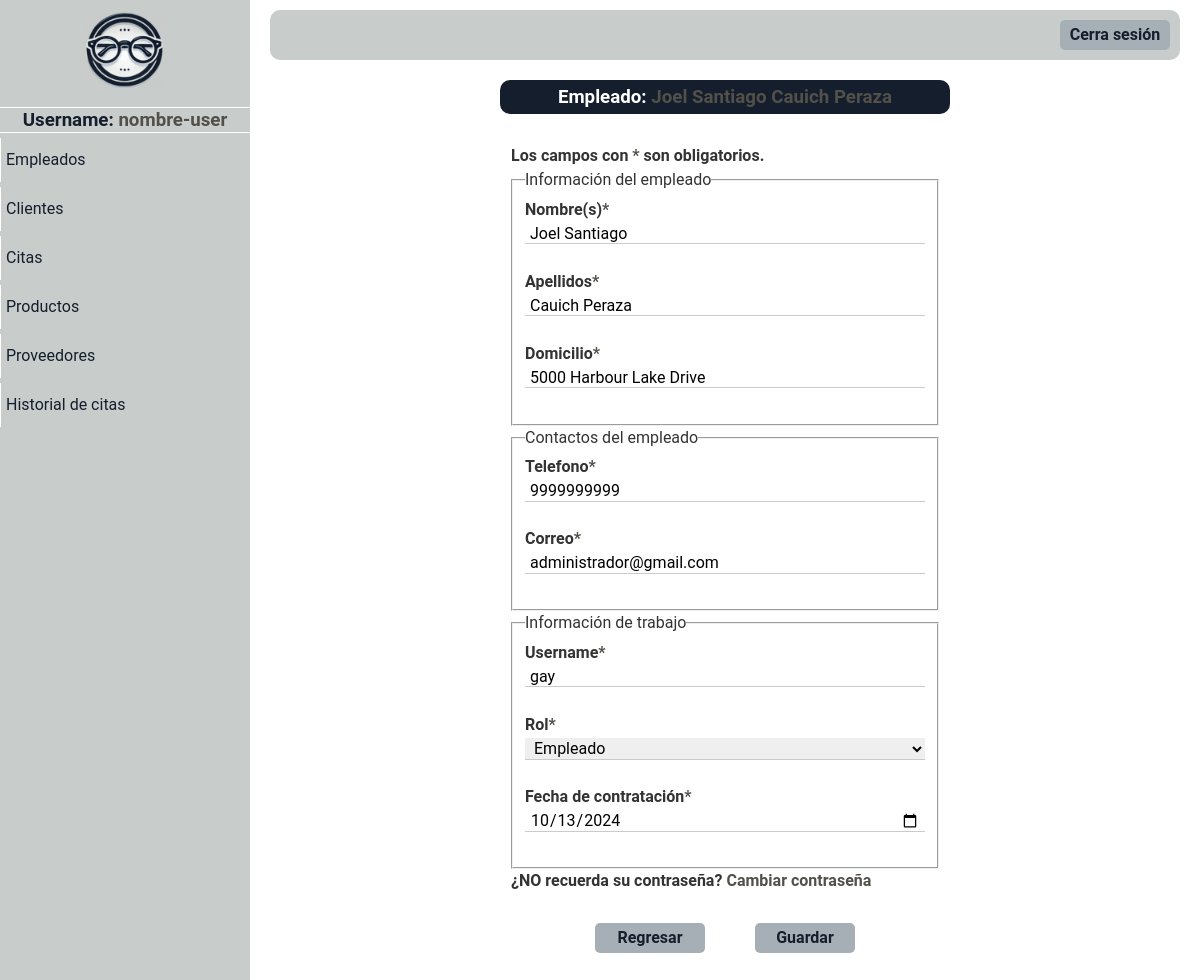
/paginas/editar_empleado.php?id=1, run on the app's committed database.
### tables this page shows
CREATE TABLE `empleados` (
  `id_empleado` int(10) NOT NULL,
  `nombres` varchar(100) DEFAULT NULL,
  `apellidos` varchar(100) DEFAULT NULL,
  `correo` varchar(100) DEFAULT NULL,
  `telefono` varchar(15) DEFAULT NULL,
  `direccion` varchar(255) DEFAULT NULL,
  `rol` varchar(50) DEFAULT NULL,
  `fecha_contratacion` date DEFAULT NULL,
  `usuario` varchar(50) DEFAULT NULL,
  `contrasena` varchar(255) DEFAULT NULL,
  `libre` varchar(100) DEFAULT NULL
);

### paginas/editar_empleado.php (the view, shortened to what this page needs)
<!DOCTYPE html>
<html lang="es">
<head>
</head>
<body>
    <?php
    include "menu_panel.php";
    require "../php/conexion.php";
    $id = $_GET['id'];
    $usuario = "SELECT * FROM empleados WHERE id_empleado = '$id'";
    $query = mysqli_query($conectar, $usuario);
    $info = $query->fetch_array();
    ?>
    <div class="nuevo-usuario main-content">
        <div class="titulo">
            <h3>Empleado: <span><?php echo $info['nombres'] . " " . $info['apellidos'] ?></span></h3>
        </div>
        <div class="content-info">
            <div class="content-edit formulario">
                <form action="/php/update_empleado.php" method="post">
                    <label for="">Los campos con <span>*</span> son obligatorios.</label><br>
                    <fieldset>
                        <legend>Información del empleado</legend>
                        <label for="">Nombre(s)<span>*</span></label><br>
                        <input value="<?php echo $info['nombres']; ?>" required name="nombres" type="text" placeholder="Ingrese el nombre"><br><br>
                        <label for="">Apellidos<span>*</span></label><br>
                        <input value="<?php echo $info['apellidos']; ?>" required name="apellidos" type="text" placeholder="Ingrese los apellidos"><br><br>
                        <label for="">Domicilio<span>*</span></label><br>
                        <input value="<?php echo $info['direccion']; ?>" required name="direccion" type="text" placeholder="Ingrese el domicilio"><br><br>
                    </fieldset>
                    <fieldset>
                        <legend>Contactos del empleado</legend>
                        <label for="">Telefono<span>*</span></label><br>
                        <input pattern="[0-9]{10}" maxlength="10" value="<?php echo $info['telefono']; ?>" required name="telefono" type="tel" placeholder="Ingresa el numero celular ej. 9999123456"><br><br>
                        <label for="">Correo<span>*</span></label><br>
                        <input value="<?php echo $info['correo']; ?>" required name="correo" type="email" placeholder="Ingrese el correo electronico"><br><br>
                    </fieldset>
                    <fieldset>
                        <legend>Información de trabajo</legend>
                        <label for="">Username<span>*</span></label><br>
                        <input value="<?php echo $info['usuario']; ?>" required name="username" type="text" placeholder="Ingrese el username"><br><br>
                        <label for="">Rol<span>*</span></label><br>
                        <select name="rol">
                            <option value="<?php echo $info['rol']; ?>"><?php echo $info['rol']; ?></option>
                        </select><br><br>
                        <label for="">Fecha de contratación<span>*</span></label><br>
                        <input value="<?php echo $info['fecha_contratacion']; ?>" required name="fecha" type="date" placeholder="Ingrese la fecha de contratación"><br><br>
                    </fieldset>
                    <label class="btn-resetear-contrasena" for="">¿NO recuerda su contraseña? <a href="#"> Cambiar contraseña</a></label><br>
                    <div class="opciones-btn opciones-btn-registrar">
                        <div class="btn">
                            <a href="./mostrar_empleados.php">Regresar</a>
                        </div>
                        <button class="btn-form">Guardar</button>
                    </div><br><br>
                </form>
            </div>
        </div>
    </div>
</body>
</html>

### css/style.css (style rules this page uses)
:root { --color0: #ffffff; --color1: #c8ccca; --color2: #151e2d; --color3: #a7afb6; --color4: #53504a; }
* { box-sizing: border-box; margin: 0; padding: 0; }
*, *::before, *::after { box-sizing: inherit; }
html { font-size: 62.5%; box-sizing: border-box; }
body { font-family: "Roboto"; font-size: 16px; line-height: 24px; color: #333; height: 100vh; }
.main-content { flex-grow: 1; padding: 10px 20px; margin-left: 250px; }
.btn { display: flex; cursor: pointer; width: 110px; height: 30px; background-color: var(--color3); justify-content: center; align-items: center; border-radius: 5px; font-weight: bold; }
.btn a { display: flex; color: var(--color2); text-decoration: none; height: 100%; width: 100%; justify-content: center; transition: 0.4s ease-out; align-items: center; }
.btn-form { width: 100px; height: 30px; cursor: pointer; transition: 0.4s ease-out; }
.formulario { padding: 10px 10px; }
.formulario input { border: none; border-bottom: var(--color1) solid 1px; outline: none; padding: 0 5px; width: 400px; }
.formulario select { border: none; border-bottom: var(--color1) solid 1px; outline: none; padding: 0 5px; width: 400px; }
.formulario button { background-color: var(--color3); border: none; border-radius: 5px; padding: 5px; color: var(--color2); font-weight: bold; }
.formulario label { font-weight: bold; }
.opciones-btn { display: flex; gap: 10px; margin-top: 20px; }
.titulo { width: 450px; text-align: center; margin: auto; background-color: var(--color2); padding: 5px; color: var(--color0); border-radius: 10px; margin-bottom: 5px; }
.formulario { margin-top: 15px; display: flex; flex-direction: column; }
.opciones-btn-registrar { justify-content: center; width: 400px; margin: auto; margin-top: 30px; gap: 50px; }
.content-info { display: flex; justify-content: center; }
span { color: var(--color4); }
.btn-resetear-contrasena a { color: var(--color4); text-decoration: none; }

### data on the page
empleados: nombres "Joel Santiago", apellidos "Cauich Peraza", direccion "5000 Harbour Lake Drive", telefono "9999999999", correo "administrador@gmail.com", username "gay", rol "Empleado", fecha "10/13/2024"
